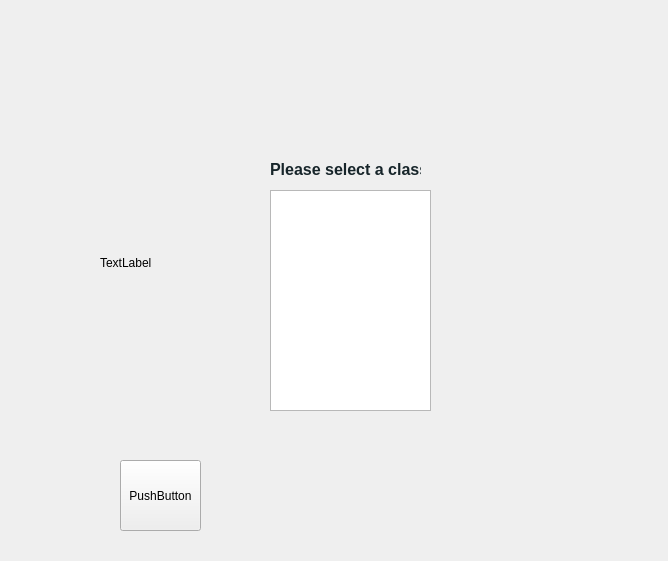
<?xml version="1.0" encoding="UTF-8"?>
<ui version="4.0">
 <class>ShowClasses</class>
 <widget class="QWidget" name="ShowClasses">
  <property name="geometry">
   <rect>
    <x>0</x>
    <y>0</y>
    <width>668</width>
    <height>561</height>
   </rect>
  </property>
  <property name="windowTitle">
   <string>Form</string>
  </property>
  <widget class="QListWidget" name="listWidget">
   <property name="geometry">
    <rect>
     <x>270</x>
     <y>190</y>
     <width>161</width>
     <height>221</height>
    </rect>
   </property>
  </widget>
  <widget class="QLabel" name="background_image">
   <property name="geometry">
    <rect>
     <x>100</x>
     <y>90</y>
     <width>500</width>
     <height>345</height>
    </rect>
   </property>
   <property name="text">
    <string>TextLabel</string>
   </property>
  </widget>
  <widget class="QLabel" name="title">
   <property name="geometry">
    <rect>
     <x>270</x>
     <y>160</y>
     <width>151</width>
     <height>20</height>
    </rect>
   </property>
   <property name="text">
    <string>&lt;html&gt;&lt;head/&gt;&lt;body&gt;&lt;p&gt;&lt;span style=&quot; font-size:12pt; font-weight:700; color:#17252a;&quot;&gt;Please select a class&lt;/span&gt;&lt;/p&gt;&lt;/body&gt;&lt;/html&gt;</string>
   </property>
  </widget>
  <widget class="QPushButton" name="pushButton">
   <property name="geometry">
    <rect>
     <x>120</x>
     <y>460</y>
     <width>81</width>
     <height>71</height>
    </rect>
   </property>
   <property name="text">
    <string>PushButton</string>
   </property>
  </widget>
  <zorder>background_image</zorder>
  <zorder>listWidget</zorder>
  <zorder>title</zorder>
  <zorder>pushButton</zorder>
 </widget>
 <resources/>
 <connections/>
</ui>
